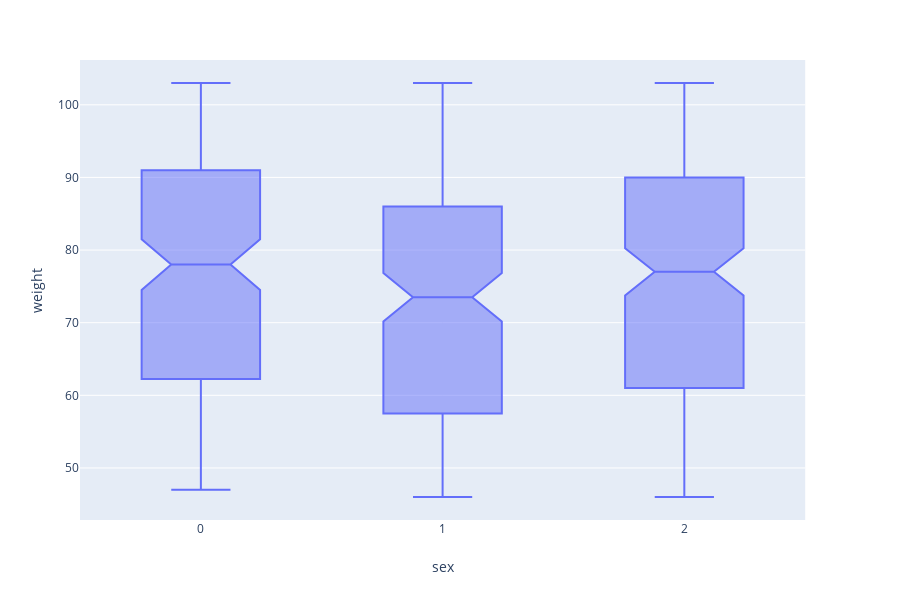

The cell this chart's notebook holds for it:
### Code cell
fig1 = px.box(gym, x = 'sex', y = 'weight', notched = True)
fig1.show()

### Figure 1 — Plotly figure (JSON) as saved in the notebook; plotly's stock layout.template omitted (floating-point values rounded to 4 significant figures; data arrays with more than 128 entries replaced by an {"elided": "..."} marker saying what was removed)
{"data": [{"alignmentgroup": "True", "hoverlabel": {"namelength": 0}, "hovertemplate": "sex=%{x}<br>weight=%{y}", "legendgroup": "", "marker": {"color": "#636efa"}, "name": "", "notched": true, "offsetgroup": "", "orientation": "v", "showlegend": false, "type": "box", "x": {"elided": "542 int values"}, "x0": " ", "xaxis": "x", "y": {"elided": "542 int values"}, "y0": " ", "yaxis": "y"}], "layout": {"boxmode": "group", "height": 600, "legend": {"tracegroupgap": 0}, "margin": {"t": 60}, "xaxis": {"anchor": "y", "domain": [0, 0.98], "title": {"text": "sex"}}, "yaxis": {"anchor": "x", "domain": [0, 1], "title": {"text": "weight"}}}}
